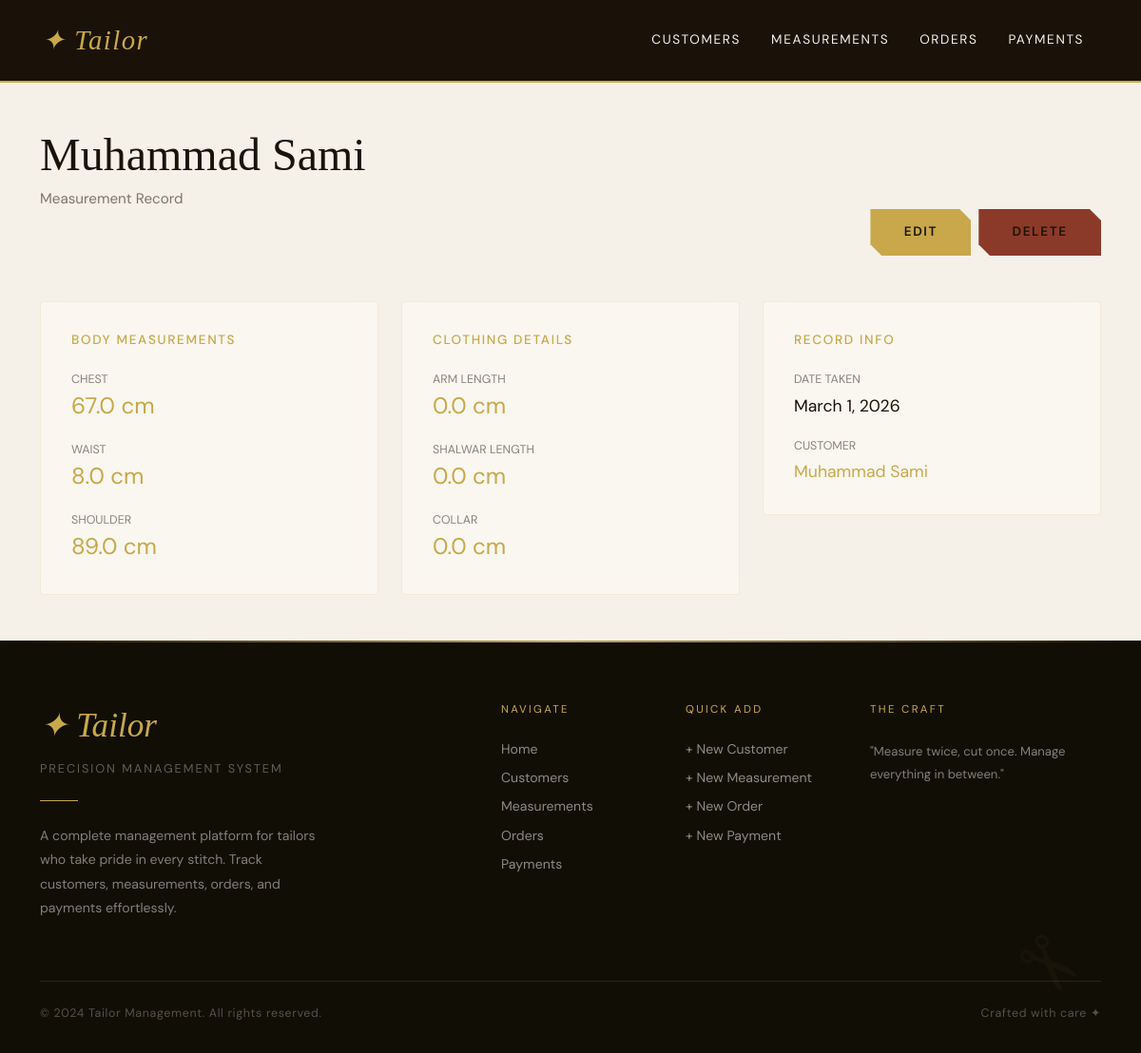
Page /measurements/1/ on the committed database.
### tailor/models.py (models this page shows, shortened)
class Measurement(models.Model):
    customer = models.ForeignKey(Customer, on_delete=models.CASCADE)
    chest = models.FloatField()
    waist = models.FloatField()
    shoulder = models.FloatField()
    arm_length = models.FloatField()
    shalwar_length = models.FloatField()
    collar = models.FloatField()
    date_taken = models.DateField(auto_now_add=True)

class Customer(models.Model):
    GENDER_CHOICES = (
        ('Male', 'Male'),
        ('Female', 'Female'),
    )
    name = models.CharField(max_length=100)
    phone = models.CharField(max_length=15)
    address = models.TextField()
    gender = models.CharField(max_length=10, choices=GENDER_CHOICES)

### tailor/views.py (the view)
# urls.py: path('measurements/<int:pk>/', views.MeasurementDetailView.as_view(), name='measurement-detail'),
class MeasurementDetailView(generic.DetailView):
    model = Measurement
    template_name = 'tailor/measurement_detail.html'

### tailor/templates/tailor/measurement_detail.html (shortened to what this page needs)
{% extends 'tailor/base.html' %}
{% block content %}
<div class="page-content">
  <div class="container">
    <div class="row mb-5">
      <div class="col-lg-6">
        <h2 class="section-heading">{{ object.customer.name }}</h2>
        <p class="section-sub">Measurement Record</p>
      </div>
      <div class="col-lg-6 d-flex align-items-end justify-content-lg-end gap-2">
        <a href="{% url 'measurement-edit' object.pk %}" class="hero-cta" style="animation: none; opacity: 1;">Edit</a>
        <a href="{% url 'measurement-delete' object.pk %}" class="hero-cta" style="animation: none; opacity: 1; background: var(--rust);">Delete</a>
      </div>
    </div>
    <div class="row g-4">
      <div class="col-lg-4">
        <div class="glass" style="padding: 2rem; border: 1px solid rgba(200,168,75,0.15);">
          <h4 style="color: var(--gold); font-size: 0.85rem; letter-spacing: 0.12em; text-transform: uppercase; margin-bottom: 1.5rem;">Body Measurements</h4>
          <div style="display: flex; flex-direction: column; gap: 1.2rem;">
            <div><div style="font-size: 0.78rem; color: rgba(26,18,8,0.5); text-transform: uppercase;">Chest</div><div style="font-size: 1.5rem; color: var(--gold);">{{ object.chest }} cm</div></div>
            <div><div style="font-size: 0.78rem; color: rgba(26,18,8,0.5); text-transform: uppercase;">Waist</div><div style="font-size: 1.5rem; color: var(--gold);">{{ object.waist }} cm</div></div>
            <div><div style="font-size: 0.78rem; color: rgba(26,18,8,0.5); text-transform: uppercase;">Shoulder</div><div style="font-size: 1.5rem; color: var(--gold);">{{ object.shoulder }} cm</div></div>
          </div>
        </div>
      </div>
      <div class="col-lg-4">
        <div class="glass" style="padding: 2rem; border: 1px solid rgba(200,168,75,0.15);">
          <h4 style="color: var(--gold); font-size: 0.85rem; letter-spacing: 0.12em; text-transform: uppercase; margin-bottom: 1.5rem;">Clothing Details</h4>
          <div style="display: flex; flex-direction: column; gap: 1.2rem;">
            <div><div style="font-size: 0.78rem; color: rgba(26,18,8,0.5); text-transform: uppercase;">Arm Length</div><div style="font-size: 1.5rem; color: var(--gold);">{{ object.arm_length }} cm</div></div>
            <div><div style="font-size: 0.78rem; color: rgba(26,18,8,0.5); text-transform: uppercase;">Shalwar Length</div><div style="font-size: 1.5rem; color: var(--gold);">{{ object.shalwar_length }} cm</div></div>
            <div><div style="font-size: 0.78rem; color: rgba(26,18,8,0.5); text-transform: uppercase;">Collar</div><div style="font-size: 1.5rem; color: var(--gold);">{{ object.collar }} cm</div></div>
          </div>
        </div>
      </div>
      <div class="col-lg-4">
        <div class="glass" style="padding: 2rem; border: 1px solid rgba(200,168,75,0.15);">
          <h4 style="color: var(--gold); font-size: 0.85rem; letter-spacing: 0.12em; text-transform: uppercase; margin-bottom: 1.5rem;">Record Info</h4>
          <div style="display: flex; flex-direction: column; gap: 1.2rem;">
            <div><div style="font-size: 0.78rem; color: rgba(26,18,8,0.5); text-transform: uppercase;">Date Taken</div><div style="font-size: 1.1rem; margin-top: 0.3rem;">{{ object.date_taken }}</div></div>
            <div><div style="font-size: 0.78rem; color: rgba(26,18,8,0.5); text-transform: uppercase;">Customer</div><div style="font-size: 1.1rem; margin-top: 0.3rem;"><a href="{% url 'customer-detail' object.customer.pk %}" style="color: var(--gold); text-decoration: none;">{{ object.customer.name }}</a></div></div>
          </div>
        </div>
      </div>
    </div>
  </div>
</div>
{% endblock %}

### tailor/templates/tailor/base.html (style rules this page uses)
:root { --ink: #1a1208; --cream: #f5f0e8; --gold: #c8a84b; --gold-light: #e8d5a0; --rust: #8b3a2a; --sage: #4a5e4a; --card-bg: #fffdf8; --shadow: rgba(26,18,8,0.12); }
* { margin: 0; padding: 0; box-sizing: border-box; }
body { font-family: 'DM Sans', sans-serif; background: var(--cream); color: var(--ink); overflow-x: hidden; }
.hero-cta { display: inline-flex; align-items: center; gap: 0.75rem; padding: 0.9rem 2.2rem; background: var(--gold); color: var(--ink); font-size: 0.85rem; letter-spacing: 0.12em; text-transform: uppercase; font-weight: 600; text-decoration: none; transition: all 0.3s ease; opacity: 0; animation: fadeUp 0.8s 1s ease forwards; clip-path: polygon(0 0, calc(100% - 12px) 0, 100% 12px, 100% 100%, 12px 100%, 0 calc(100% - 12px)); }
.section-heading { font-family: 'Playfair Display', serif; font-size: clamp(2rem, 4vw, 3.2rem); color: var(--ink); margin-bottom: 0.5rem; line-height: 1.15; }
.section-sub { color: rgba(26,18,8,0.55); font-size: 0.95rem; margin-bottom: 3rem; }
.glass { background: rgba(255,253,248,0.5); backdrop-filter: blur(10px); -webkit-backdrop-filter: blur(10px); border: 1px solid rgba(200,168,75,0.15); border-radius: 4px; }
.page-content { min-height: 40vh; padding: 3rem 0; background: var(--cream); }

### rows in the picture
Measurement: customer.name "Muhammad Sami", chest "67.0", waist "8.0", shoulder "89.0", arm_length "0.0", shalwar_length "0.0", collar "0.0", date_taken "March 1, 2026"
